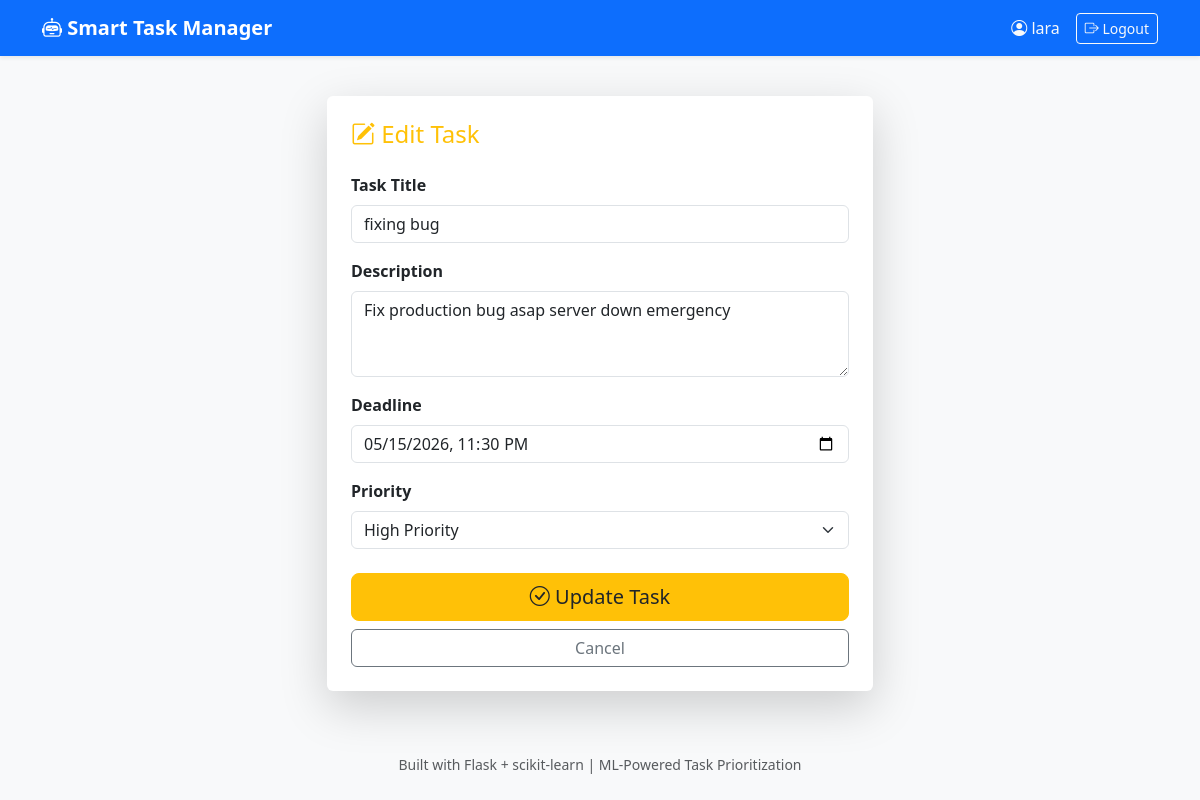
Page /task/edit/2 (signed in) on the committed database.
### app.py (models this page shows, shortened)
class User(UserMixin, db.Model):
    id = db.Column(db.Integer, primary_key=True)           # Unique ID
    username = db.Column(db.String(80), unique=True, nullable=False)  # Login name
    email = db.Column(db.String(120), unique=True, nullable=False)    # Email address
    password_hash = db.Column(db.String(200), nullable=False)         # Encrypted password
    tasks = db.relationship('Task', backref='owner', lazy=True, cascade='all, delete-orphan')

class Task(db.Model):
    id = db.Column(db.Integer, primary_key=True)
    title = db.Column(db.String(100), nullable=False)        # Task name
    description = db.Column(db.Text, nullable=False)         # Task details (used by ML)
    priority = db.Column(db.Integer, nullable=False, default=2)  # 1=Low, 2=Medium, 3=High
    deadline = db.Column(db.DateTime, nullable=False)          # Due date
    status = db.Column(db.String(20), default='pending')     # pending or completed
    created_at = db.Column(db.DateTime, default=datetime.utcnow)  # Auto-set timestamp
    user_id = db.Column(db.Integer, db.ForeignKey('user.id'), nullable=False)  # Owner

### app.py (the view, shortened to what this page needs)
@app.route('/task/edit/<int:task_id>', methods=['GET', 'POST'])
@login_required
def edit_task(task_id):
    task = Task.query.filter_by(id=task_id, user_id=current_user.id).first_or_404()
    deadline_str = task.deadline.strftime('%Y-%m-%dT%H:%M')
    return render_template('edit_task.html', task=task, deadline_str=deadline_str)

### app.py (called while the page is built)
@login_manager.user_loader
def load_user(user_id):
    return User.query.get(int(user_id))

### templates/edit_task.html (shortened to what this page needs)
{% extends "base.html" %}
{% block content %}
<div class="row justify-content-center">
    <div class="col-md-8 col-lg-6">
        <div class="card shadow-lg border-0">
            <div class="card-body p-4">
                <h4 class="mb-4 text-warning">
                    <i class="bi bi-pencil-square"></i> Edit Task
                </h4>
                <form method="POST" action="{{ url_for('edit_task', task_id=task.id) }}">
                    <div class="mb-3">
                        <label class="form-label fw-bold">Task Title</label>
                        <input type="text" name="title" class="form-control" value="{{ task.title }}" required>
                    </div>
                    <div class="mb-3">
                        <label class="form-label fw-bold">Description</label>
                        <textarea name="description" class="form-control" rows="3" required>{{ task.description }}</textarea>
                    </div>
                    <div class="mb-3">
                        <label class="form-label fw-bold">Deadline</label>
                        <input type="datetime-local" name="deadline" class="form-control" value="{{ deadline_str }}" required>
                    </div>
                    <div class="mb-4">
                        <label class="form-label fw-bold">Priority</label>
                        <select name="priority" class="form-select">
                            <option value="3" {% if task.priority == 3 %}selected{% endif %}>High Priority</option>
                        </select>
                    </div>
                    <div class="d-grid gap-2">
                        <button type="submit" class="btn btn-warning btn-lg text-dark">
                            <i class="bi bi-check-circle"></i> Update Task
                        </button>
                        <a href="{{ url_for('dashboard') }}" class="btn btn-outline-secondary">Cancel</a>
                    </div>
                </form>
            </div>
        </div>
    </div>
</div>
{% endblock %}

### templates/base.html (shortened to what this page needs)
<!DOCTYPE html>
<html lang="en">
<head>
    <link href="https://cdn.jsdelivr.net/npm/bootstrap@5.3.2/dist/css/bootstrap.min.css" rel="stylesheet">
    <link rel="stylesheet" href="https://cdn.jsdelivr.net/npm/bootstrap-icons@1.11.1/font/bootstrap-icons.css">
    <link rel="stylesheet" href="{{ url_for('static', filename='css/style.css') }}">
</head>
<body class="bg-light">
    <nav class="navbar navbar-expand-lg navbar-dark bg-primary shadow-sm">
        <div class="container">
            <a class="navbar-brand fw-bold" href="{{ url_for('dashboard') }}">
                <i class="bi bi-robot"></i> Smart Task Manager
            </a>
            <div class="collapse navbar-collapse" id="navbarNav">
                <ul class="navbar-nav ms-auto align-items-center">
                    {% if current_user.is_authenticated %}
                        <li class="nav-item">
                            <span class="nav-link text-light">
                                <i class="bi bi-person-circle"></i> {{ current_user.username }}
                            </span>
                        </li>
                        <li class="nav-item">
                            <a class="btn btn-outline-light btn-sm ms-2" href="{{ url_for('logout') }}">
                                <i class="bi bi-box-arrow-right"></i> Logout
                            </a>
                        </li>
                    {% endif %}
                </ul>
            </div>
        </div>
    </nav>
    <main class="container py-4">
        {% block content %}{% endblock %}
    </main>
    <footer class="text-center text-muted py-4 mt-auto">
        <small>Built with Flask + scikit-learn | ML-Powered Task Prioritization</small>
    </footer>
</body>
</html>

### static/css/style.css (style rules this page uses)
body { min-height: 100vh; display: flex; flex-direction: column; }
main { flex: 1; }
.card { transition: transform 0.2s ease, box-shadow 0.2s ease; }
.btn { transition: all 0.2s; }

### rows in the picture
User: username "lara"
Task: title "fixing bug", description "Fix production bug asap server down emergency", priority "High Priority"
